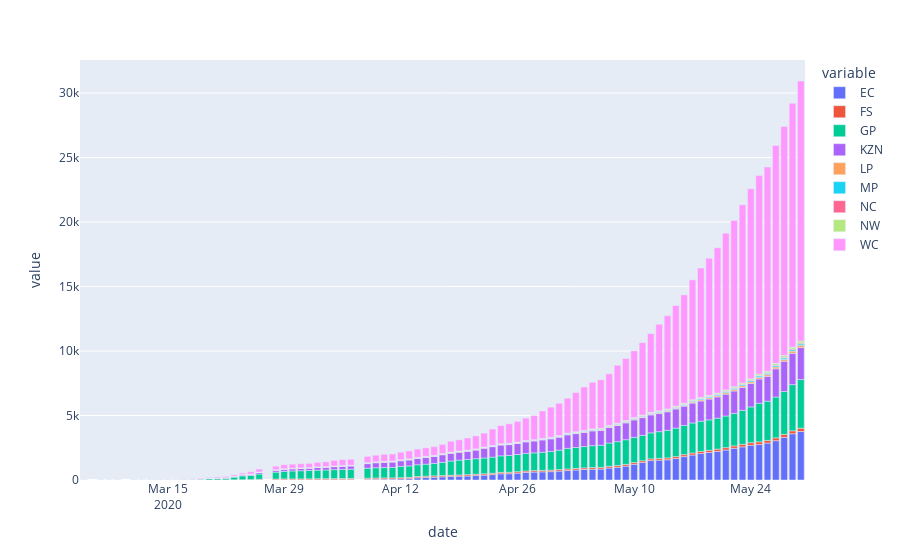

Here is the notebook cell this chart was saved with:
### Code cell
px.bar(state_plotly, x='date', y='value', color='variable')
